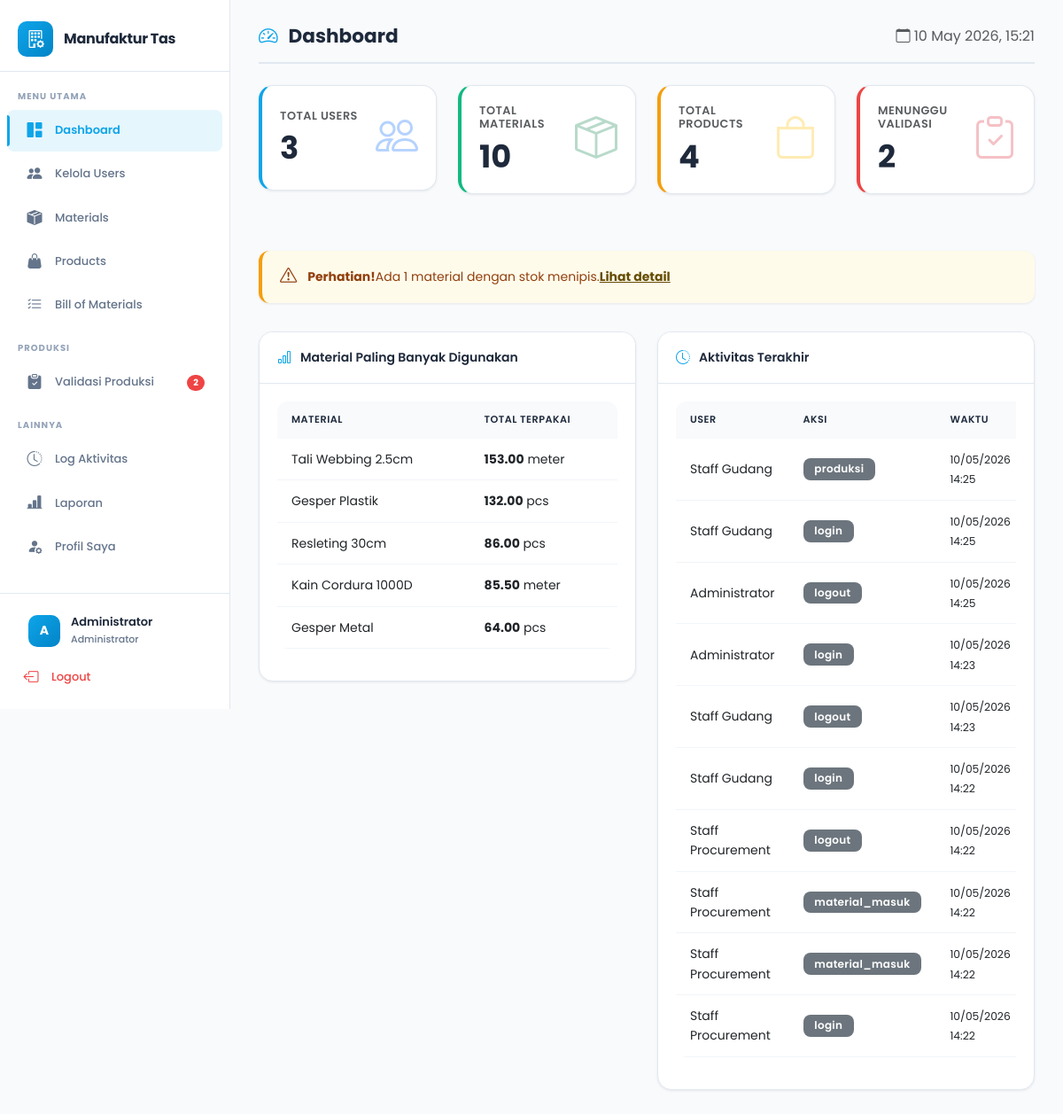
/pages/dashboard.php (signed in), run on the app's committed database.
### tables this page shows
CREATE TABLE `log_aktivitas` (
  `id` int NOT NULL,
  `user_id` int NOT NULL,
  `aksi` varchar(50) NOT NULL,
  `tabel_referensi` varchar(50) DEFAULT NULL,
  `referensi_id` int DEFAULT NULL,
  `detail` text,
  `tanggal` timestamp NULL DEFAULT CURRENT_TIMESTAMP
);

CREATE TABLE `users` (
  `id` int NOT NULL,
  `nama` varchar(100) NOT NULL,
  `username` varchar(50) NOT NULL,
  `password` varchar(255) NOT NULL,
  `role` enum('administrator','procurement','gudang') NOT NULL,
  `reset_token` varchar(64) DEFAULT NULL,
  `reset_token_expire` datetime DEFAULT NULL,
  `created_at` timestamp NULL DEFAULT CURRENT_TIMESTAMP
);

### pages/dashboard.php (the view, shortened to what this page needs)
<?php
require_once '../config/database.php';
$stats = [];
if ($_SESSION['role'] == 'administrator') {
    $stmt = $pdo->query("SELECT COUNT(*) as total FROM users");
    $stats['total_users'] = $stmt->fetch()['total'];
    $stmt = $pdo->query("SELECT COUNT(*) as total FROM materials");
    $stats['total_materials'] = $stmt->fetch()['total'];
    $stmt = $pdo->query("SELECT COUNT(*) as total FROM products");
    $stats['total_products'] = $stmt->fetch()['total'];
    $stmt = $pdo->query("SELECT COUNT(*) as total FROM produksi WHERE status = 'selesai'");
    $stats['total_produksi'] = $stmt->fetch()['total'];
    $stmt = $pdo->query("SELECT COUNT(*) as total FROM produksi WHERE status = 'proses'");
    $stats['produksi_pending'] = $stmt->fetch()['total'];
    $stmt = $pdo->query("SELECT COUNT(*) as total FROM materials WHERE stok <= stok_minimum");
    $stats['material_menipis'] = $stmt->fetch()['total'];
    $stmt = $pdo->query("
        SELECT la.*, u.nama
        FROM log_aktivitas la
        JOIN users u ON la.user_id = u.id
        ORDER BY la.tanggal DESC
        LIMIT 10
    ");
    $aktivitas_terakhir = $stmt->fetchAll();
    $stmt = $pdo->query("
        SELECT m.nama_material, m.satuan, SUM(pd.jumlah_terpakai) as total_terpakai
        FROM produksi_detail pd
        JOIN materials m ON pd.material_id = m.id
        GROUP BY pd.material_id
        ORDER BY total_terpakai DESC
        LIMIT 5
    ");
    $material_terbanyak = $stmt->fetchAll();
}
include '../includes/header.php';
?>
<div class="page-header">
    <h2><i class="bi bi-speedometer2"></i> Dashboard</h2>
    <div class="text-muted">
        <i class="bi bi-calendar"></i> <?php echo date('d F Y, H:i'); ?>
    </div>
</div>
<div class="row mb-4">
    <?php if ($_SESSION['role'] == 'administrator'): ?>
    <div class="col-md-3 mb-3">
        <div class="card stat-card primary">
            <div class="card-body">
                <div class="d-flex justify-content-between align-items-center">
                    <div>
                        <h6 class="text-muted mb-2">Total Users</h6>
                        <h2 class="mb-0"><?php echo $stats['total_users']; ?></h2>
                    </div>
                    <div class="text-primary" style="font-size: 3rem; opacity: 0.3;">
                        <i class="bi bi-people"></i>
                    </div>
                </div>
            </div>
        </div>
    </div>
    <div class="col-md-3 mb-3">
        <div class="card stat-card success">
            <div class="card-body">
                <div class="d-flex justify-content-between align-items-center">
                    <div>
                        <h6 class="text-muted mb-2">Total Materials</h6>
                        <h2 class="mb-0"><?php echo $stats['total_materials']; ?></h2>
                    </div>
                    <div class="text-success" style="font-size: 3rem; opacity: 0.3;">
                        <i class="bi bi-box-seam"></i>
                    </div>
                </div>
            </div>
        </div>
    </div>
    <div class="col-md-3 mb-3">
        <div class="card stat-card warning">
            <div class="card-body">
                <div class="d-flex justify-content-between align-items-center">
                    <div>
                        <h6 class="text-muted mb-2">Total Products</h6>
                        <h2 class="mb-0"><?php echo $stats['total_products']; ?></h2>
                    </div>
                    <div class="text-warning" style="font-size: 3rem; opacity: 0.3;">
                        <i class="bi bi-bag"></i>
                    </div>
                </div>
            </div>
        </div>
    </div>
    <div class="col-md-3 mb-3">
        <a href="/Manufaktur/pages/produksi/validasi.php" class="text-decoration-none">
        <div class="card stat-card danger">
            <div class="card-body">
                <div class="d-flex justify-content-between align-items-center">
                    <div>
                        <h6 class="text-muted mb-2">Menunggu Validasi</h6>
                        <h2 class="mb-0"><?php echo $stats['produksi_pending']; ?></h2>
                    </div>
                    <div class="text-danger" style="font-size: 3rem; opacity: 0.3;">
                        <i class="bi bi-clipboard-check"></i>
                    </div>
                </div>
            </div>
        </div>
        </a>
    </div>
    <?php endif; ?>
</div>
<div class="row">
    <?php if ($_SESSION['role'] == 'administrator'): ?>
    <?php if ($stats['material_menipis'] > 0): ?>
    <div class="col-12 mb-3">
        <div class="alert alert-warning">
            <i class="bi bi-exclamation-triangle"></i>
            <strong>Perhatian!</strong> Ada <?php echo $stats['material_menipis']; ?> material dengan stok menipis.
            <a href="/Manufaktur/pages/materials/index.php" class="alert-link">Lihat detail</a>
        </div>
    </div>
    <?php endif; ?>
    <div class="col-md-6 mb-4">
        <div class="card">
            <div class="card-header">
                <i class="bi bi-bar-chart"></i> Material Paling Banyak Digunakan
            </div>
            <div class="card-body">
                <?php if (empty($material_terbanyak)): ?>
                <p class="text-muted text-center py-3">Belum ada data produksi</p>
                <?php else: ?>
                <div class="table-responsive">
                    <table class="table table-sm">
                        <thead>
                            <tr>
                                <th>Material</th>
                                <th>Total Terpakai</th>
                            </tr>
                        </thead>
                        <tbody>
                            <?php foreach ($material_terbanyak as $m): ?>
                            <tr>
                                <td><?php echo htmlspecialchars($m['nama_material']); ?></td>
                                <td><strong><?php echo number_format($m['total_terpakai'], 2); ?></strong> <?php echo $m['satuan']; ?></td>
                            </tr>
                            <?php endforeach; ?>
                        </tbody>
                    </table>
                </div>
                <?php endif; ?>
            </div>
        </div>
    </div>
    <div class="col-md-6 mb-4">
        <div class="card">
            <div class="card-header">
                <i class="bi bi-clock-history"></i> Aktivitas Terakhir
            </div>
            <div class="card-body">
                <div class="table-responsive">
                    <table class="table table-sm">
                        <thead>
                            <tr>
                                <th>User</th>
                                <th>Aksi</th>
                                <th>Waktu</th>
                            </tr>
                        </thead>
                        <tbody>
                            <?php foreach ($aktivitas_terakhir as $log): ?>
                            <tr>
                                <td><?php echo htmlspecialchars($log['nama']); ?></td>
                                <td>
                                    <span class="badge bg-secondary"><?php echo htmlspecialchars($log['aksi']); ?></span>
                                </td>
                                <td><small><?php echo date('d/m/Y H:i', strtotime($log['tanggal'])); ?></small></td>
                            </tr>
                            <?php endforeach; ?>
                        </tbody>
                    </table>
                </div>
            </div>
        </div>
    </div>
    <?php endif; ?>
</div>
<?php include '../includes/footer.php'; ?>

### assets/css/style.css (style rules this page uses)
:root { --primary: #0ea5e9; --primary-dark: #0284c7; --primary-light: rgba(14, 165, 233, 0.1); --success: #10b981; --danger: #ef4444; --warning: #f59e0b; --info: #3b82f6; --dark: #1e293b; --text: #334155; --text-light: #64748b; --bg: #f8fafc; --white: #ffffff; --border: #e2e8f0; --sidebar-width: 260px; --shadow-sm: 0 1px 3px rgba(0,0,0,0.08); --shadow: 0 4px 12px rgba(0,0,0,0.08); --shadow-lg: 0 10px 25px rgba(0,0,0,0.1); --radius: 12px; --radius-lg: 16px; }
* { margin: 0; padding: 0; box-sizing: border-box; }
body { font-family: 'Poppins', 'Segoe UI', sans-serif; background-color: var(--bg); color: var(--text); line-height: 1.6; }
.card { border: 1px solid var(--border); border-radius: var(--radius-lg); box-shadow: var(--shadow-sm); margin-bottom: 1.5rem; transition: all 0.25s ease; overflow: hidden; background: var(--white); }
.card-header { background: var(--white); color: var(--dark); border-bottom: 1px solid var(--border); padding: 16px 20px; font-weight: 600; font-size: 14px; display: flex; align-items: center; }
.card-header i { margin-right: 10px; font-size: 16px; color: var(--primary); }
.card-body { padding: 20px; }
.stat-card { border-left: 4px solid; transition: all 0.25s ease; }
.stat-card.primary { border-left-color: var(--primary); }
.stat-card.success { border-left-color: var(--success); }
.stat-card.warning { border-left-color: var(--warning); }
.stat-card.danger { border-left-color: var(--danger); }
.stat-card h2 { font-size: 2.2rem; font-weight: 700; margin: 0; color: var(--dark); }
.stat-card h6 { font-size: 0.8rem; font-weight: 600; text-transform: uppercase; letter-spacing: 0.5px; color: var(--text-light); }
.table { background: var(--white); border-radius: var(--radius); overflow: hidden; }
.table thead th { background: var(--bg); color: var(--dark); font-weight: 600; text-transform: uppercase; font-size: 0.7rem; letter-spacing: 0.5px; padding: 12px 16px; border: none; }
.table tbody tr { transition: background 0.2s ease; border-bottom: 1px solid #f1f5f9; }
.table tbody td { padding: 12px 16px; vertical-align: middle; border: none; font-size: 0.875rem; }
.badge { padding: 0.4rem 0.8rem; font-weight: 600; border-radius: 8px; font-size: 0.75rem; letter-spacing: 0.3px; }
.alert { border-radius: var(--radius); border: none; padding: 14px 20px; box-shadow: var(--shadow-sm); display: flex; align-items: center; font-size: 0.875rem; }
.alert i { margin-right: 12px; font-size: 1.2rem; }
.alert-warning { background: #fffbeb; color: #92400e; border-left: 4px solid var(--warning); }
.page-header { display: flex; justify-content: space-between; align-items: center; margin-bottom: 24px; padding-bottom: 16px; border-bottom: 2px solid var(--border); }
.page-header h2 { font-weight: 700; font-size: 1.35rem; color: var(--dark); display: flex; align-items: center; gap: 0.75rem; margin: 0; }
.page-header h2 i { color: var(--primary); }

### data on the page
log_aktivitas: user.nama "Staff Gudang", aksi "produksi", tanggal "10/05/2026 14:25"
log_aktivitas: user.nama "Staff Gudang", aksi "login", tanggal "10/05/2026 14:25"
log_aktivitas: user.nama "Administrator", aksi "logout", tanggal "10/05/2026 14:25"
log_aktivitas: user.nama "Administrator", aksi "login", tanggal "10/05/2026 14:23"
log_aktivitas: user.nama "Staff Gudang", aksi "logout", tanggal "10/05/2026 14:23"
log_aktivitas: user.nama "Staff Gudang", aksi "login", tanggal "10/05/2026 14:22"
log_aktivitas: user.nama "Staff Procurement", aksi "logout", tanggal "10/05/2026 14:22"
log_aktivitas: user.nama "Staff Procurement", aksi "material_masuk", tanggal "10/05/2026 14:22"
log_aktivitas: user.nama "Staff Procurement", aksi "material_masuk", tanggal "10/05/2026 14:22"
log_aktivitas: user.nama "Staff Procurement", aksi "login", tanggal "10/05/2026 14:22"

### other printed values
$pending_count "2"
substr($_SESSION['nama'], 0, 1) "A"
$_SESSION['nama'] "Administrator"
$_SESSION['role'] "Administrator"
$stats['total_users'] "3"
$stats['total_materials'] "10"
$stats['total_products'] "4"
$stats['produksi_pending'] "2"
$stats['material_menipis'] "1"
$m['nama_material'] "Tali Webbing 2.5cm"
$m['total_terpakai'] "153.00"
$m['satuan'] "meter"
$m['nama_material'] "Gesper Plastik"
$m['total_terpakai'] "132.00"
$m['satuan'] "pcs"
